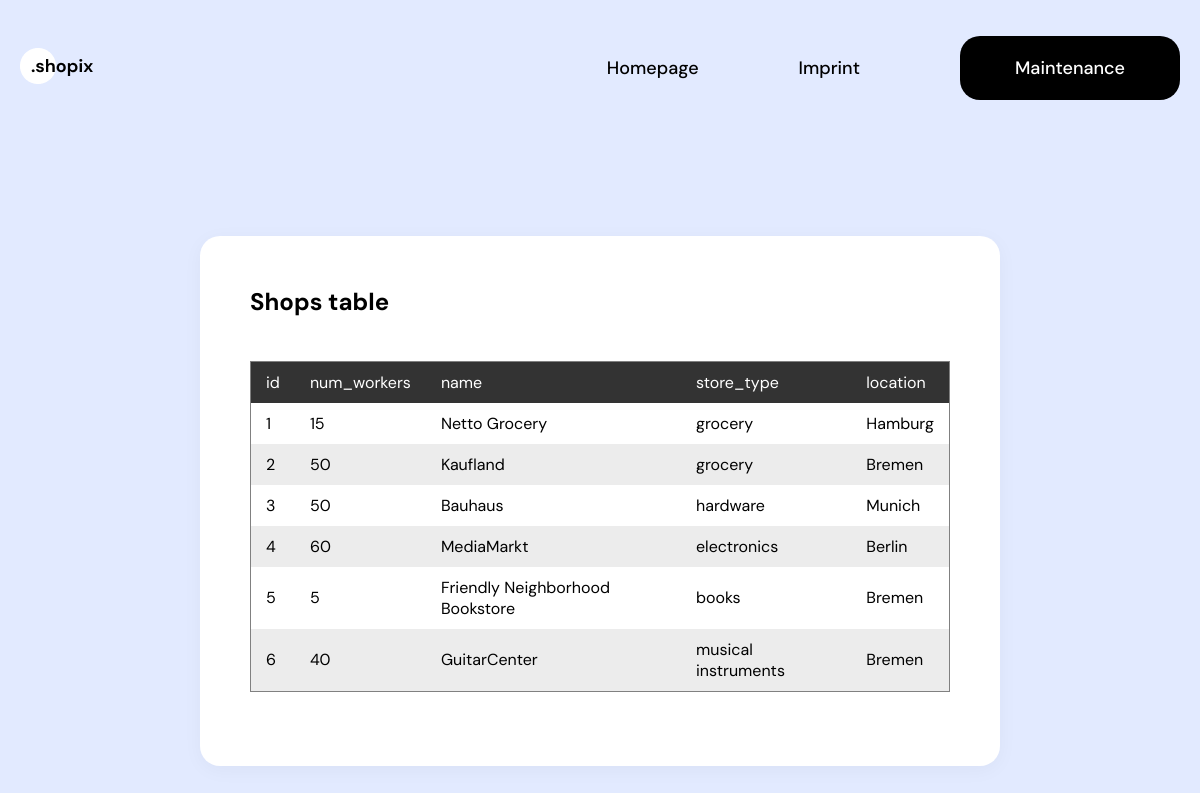
The app's page /inputs/shopsall.php (signed in) with its own data.
### tables this page shows
create table Shops(
    id int auto_increment not null,
    num_workers integer,
    name varchar(100),
    store_type varchar(30),
    location varchar(100),
    primary key(id)
);

### inputs/shopsall.php (the view, shortened to what this page needs)
<?php
	require_once( "config.php");
	$conn = new mysqli($servername, $username, $password, $dbname);
?>
<!DOCTYPE html>
<html lang="en">
<head>
	<link rel="stylesheet" href="../style.css">
</head>
<body>
	<div class="container">
		<div class="navbar">
			<div class="logo desktop">
				<img src="../img/logo.png" alt="">
			</div>
			<ul class="nav-list">
				<li><a class="" href="../index.html"><span>Homepage</span></a></li>
				<li><a class="margin-left desktop" href="../imprint.html"><span>Imprint</span></a></li>
				<li><a class="button-link margin-left" href="../maintenance.php"><span>Maintenance</span></a></li>
			</ul>
		</div>
		<div class="input-form">
			<h2>Shops table</h2>
			<p>
				<?php
					$result = $conn->query("SELECT * FROM Shops");
					$query = array();
					while($query[] = mysqli_fetch_assoc($result));
					array_pop($query);
					echo '<table border="1">';
					echo '<tr>';
					foreach($query[0] as $key => $value) {
					    echo '<td>';
					    echo $key;
					    echo '</td>';
					}
					echo '</tr>';
					foreach($query as $row) {
					    echo '<tr>';
					    foreach($row as $column) {
					        echo '<td>';
					        echo $column;
					        echo '</td>';
					    }
					    echo '</tr>';
					}
					echo '</table>';
				?>
			</p>
		</div>
	</div>
</body>
</html>

### style.css (style rules this page uses)
body { padding: 0; margin: 0; background-color: #E2EAFF; font-family: 'DM Sans', sans-serif; overflow-x: hidden; position: relative; }
h2 { font-size: 64px; }
p { font-size: 24px; line-height: 170%; margin: 0 0 24px 0; color: #5c5c5c; }
.container { display: flex; flex-direction: column; width: calc(100% - 40px); max-width: 1600px; margin: 0 auto; }
.navbar { margin: 40px 0; display: flex; flex-direction: row; justify-content: space-between; align-items: center; }
.nav-list { display: flex; flex-direction: row; }
ul { list-style-type: none; }
a { text-decoration: none; color: #000; font-size: 18px; font-weight: 500; }
img { object-fit: contain; }
.button-link { background-color: #000; color: #fff; padding: 20px 55px; border-radius: 20px; box-sizing: border-box; max-width: max-content; }
.margin-left { margin-left: 100px; }
.input-form { display: flex; flex-direction: column; padding: 50px; width: 800px; max-width: 100%; box-sizing: border-box; margin: 100px auto; background-color: #fff; box-shadow: 0px 4px 20px rgba(0, 0, 0, 0.04); border-radius: 20px; }
.input-form h2 { margin-top: 0; font-size: 24px; }
.input-form p { margin-top: 0; font-size: 18px; }
table { border-collapse:collapse }
tr { padding: 0; border: none; }
tr:nth-child(odd) { background-color: #ececec; }
tr:first-child { background-color: #333; color: #fff; }
td { padding: 10px 15px; box-sizing: border-box; border: none; }

### records on screen
shops: id "1", num_workers "15", name "Netto Grocery", store_type "grocery", location "Hamburg"
shops: id "2", num_workers "50", name "Kaufland", store_type "grocery", location "Bremen"
shops: id "3", num_workers "50", name "Bauhaus", store_type "hardware", location "Munich"
shops: id "4", num_workers "60", name "MediaMarkt", store_type "electronics", location "Berlin"
shops: column "5", name "Friendly Neighborhood Bookstore", store_type "books", location "Bremen"
shops: id "6", num_workers "40", name "GuitarCenter", store_type "musical instruments", location "Bremen"

### other values on screen
$key "id"
$key "num_workers"
$key "name"
$key "store_type"
$key "location"
